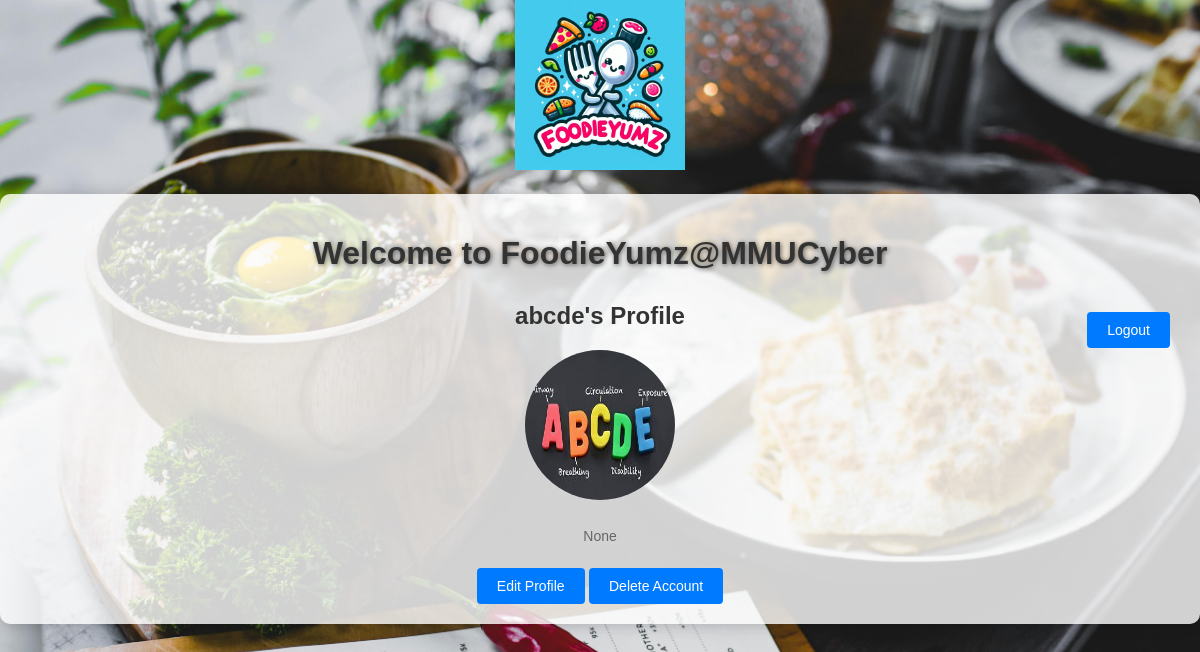
The app's page /home (signed in) with its own data.
### main.py (models this page shows, shortened)
class User(UserMixin, db.Model):
    id = db.Column(db.Integer, primary_key=True)
    username = db.Column(db.String(150), unique=True, nullable=False)
    email = db.Column(db.String(150), unique=True, nullable=False)
    password = db.Column(db.String(150), nullable=False)
    profile_picture = db.Column(db.String(255), default='static/images/user_default_icon.jpg')
    bio = db.Column(db.String(255), default="This user is too lazy, he/she hasn't added any bio yet.")

### main.py (the view)
@app.route('/home')
def home():
    return render_template('home.html')

### main.py (called while the page is built)
@login_manager.user_loader
def load_user(user_id):
    return User.query.get(int(user_id))

@app.context_processor
def inject_user():
    return dict(current_user=current_user)

### templates/home.html (shortened to what this page needs)
<!DOCTYPE html>
<html lang="en">
<head>
</head>
<body>
    <header>
        <div class="logo-container">
                <img style="width: 170px; height: auto" src="{{ url_for('static', filename='images/foodieyumz_logo.jpg') }}" alt="Website Logo" class="logo">
        </div>
    </header>
    <div class="container">
        <h1>Welcome to FoodieYumz@MMUCyber</h1>
        {% if current_user.is_authenticated %}
            <div class="profile-container">
                <a href="{{ url_for('logout') }}" class="logout-button">Logout</a>
                <h2>{{ current_user.username }}'s Profile</h2>
                <img src="{{ current_user.profile_picture or url_for('static', filename='images/user_default_icon.jpg') }}" alt="Profile Picture">
                <p>{{ current_user.bio or "This user is too lazy. He/She hasn't written a bio yet." }}</p>
                <a href="{{ url_for('edit_profile') }}">Edit Profile</a>
                <a href="#" id="deleteAccountButton" class="btn btn-danger">Delete Account</a>
            </div>
        {% else %}
            <div class="button-container">
                <a href="{{ url_for('login') }}">Log In</a>
                <a href="{{ url_for('signup') }}">Sign Up</a>
            </div>
        {% endif %}
    </div>
</body>
</html>

### templates/home.html (style rules this page uses)
body { font-family: Arial, sans-serif; background-image: url('static/images/home_background.jpg'); background-size: cover; background-position: center center; background-repeat: no-repeat; margin: 0; padding: 0; height: 100vh; }
.container { max-width: 1200px; margin: 0 auto; padding: 20px; background: rgba(255, 255, 255, 0.8); border-radius: 10px; box-shadow: 0 0 15px rgba(0, 0, 0, 0.2); }
h1 { color: #333; text-align: center; margin-bottom: 20px; text-shadow: 1px 1px 5px rgba(0, 0, 0, 0.6); }
.profile-container { position: relative; margin-top: 30px; text-align: center; }
.profile-container img { width: 150px; height: 150px; border-radius: 50%; margin-bottom: 10px; }
.profile-container h2 { color: #333; }
.profile-container p { font-size: 14px; color: #666; }
.profile-container a { display: inline-block; padding: 10px 20px; font-size: 14px; color: #fff; background-color: #007bff; text-decoration: none; border-radius: 4px; transition: background-color 0.3s ease; }
.logout-button { position: absolute; top: 10px; right: 10px; background-color: #dc3545; color: #fff; padding: 5px 10px; border-radius: 4px; text-decoration: none; }
.btn { display: inline-block; padding: 10px 20px; margin-top: 10px; border: none; border-radius: 4px; cursor: pointer; }
.btn-danger { background-color: #dc3545; color: white; }
header { text-align: center; margin-bottom: 20px; }
header .logo { width: 170px; height: auto; }

### records on screen
User: username "abcde", profile_picture (picture), bio "None"
